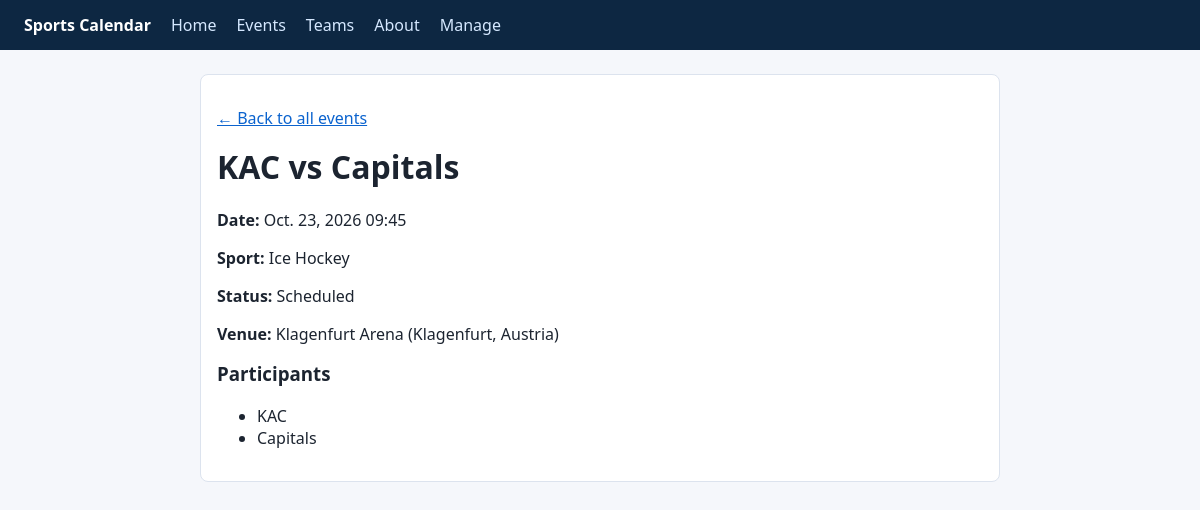
The app's page /events/2/ with its own data.
### events/models.py (models this page shows, shortened)
class Event(models.Model):
    class Status(models.TextChoices):
        SCHEDULED = "scheduled", "Scheduled"
        POSTPONED = "postponed", "Postponed"
        CANCELLED = "cancelled", "Cancelled"
        FINISHED = "finished", "Finished"
    title = models.CharField(max_length=200)
    start_datetime = models.DateTimeField()
    status = models.CharField(
        max_length=20,
        choices=Status.choices,
        default=Status.SCHEDULED,
    )
    description = models.TextField(blank=True)
    round_label = models.CharField(max_length=100, blank=True)
    _sport = models.ForeignKey(
        Sport,
        on_delete=models.PROTECT,
        related_name="events",
    )
    _venue = models.ForeignKey(
        Venue,
        on_delete=models.SET_NULL,
        null=True,
        blank=True,
        related_name="events",
    )
    class Meta:
        ordering = ["start_datetime", "title"]

class Sport(models.Model):
    name = models.CharField(max_length=100, unique=True)
    slug = models.SlugField(max_length=120, unique=True, blank=True)
    class Meta:
        ordering = ["name"]

class Competitor(models.Model):
    class CompetitorType(models.TextChoices):
        TEAM = "team", "Team"
        ATHLETE = "athlete", "Athlete"
    name = models.CharField(max_length=150)
    short_name = models.CharField(max_length=50, blank=True)
    competitor_type = models.CharField(
        max_length=20,
        choices=CompetitorType.choices,
        default=CompetitorType.TEAM,
    )
    _sport = models.ForeignKey(
        Sport,
        on_delete=models.PROTECT,
        related_name="competitors",
    )
    class Meta:
        ordering = ["name"]
        constraints = [
            models.UniqueConstraint(
                fields=["name", "_sport"],
                name="unique_competitor_per_sport",
            )
        ]

### events/views.py (the view)
# urls.py: path("events/<int:event_id>/", views.event_detail_page, name="event-detail-page"),
@require_http_methods(["GET"])
def event_detail_page(request, event_id):
    event = get_object_or_404(_events_queryset(), pk=event_id)
    return render(request, "events/detail.html", {"event": _event_to_template_data(event)})

### events/views.py (called while the page is built)
def _events_queryset():
    return (
        Event.objects.select_related("_sport", "_venue")
        .prefetch_related(
            Prefetch(
                "event_participants",
                queryset=EventParticipant.objects.select_related("_competitor").order_by(
                    "display_order", "id"
                ),
            )
        )
        .order_by("start_datetime", "title")
    )

def _event_to_template_data(event):
    participants = [
        participant._competitor.name for participant in event.event_participants.all()
    ]
    return {
        "id": event.id,
        "title": event.title,
        "start_datetime": event.start_datetime,
        "status": event.get_status_display(),
        "sport_name": event._sport.name,
        "venue": (
            f"{event._venue.name} ({event._venue.city}, {event._venue.country})"
            if event._venue
            else None
        ),
        "description": event.description,
        "round_label": event.round_label,
        "participants": participants,
    }

### events/templates/events/detail.html (shortened to what this page needs)
{% extends 'base.html' %}
{% block body %}
    <div class="detail-wrap">
        <div class="card">
            <p><a href="{% url 'events-page' %}">&larr; Back to all events</a></p>
            <h1>{{ event.title }}</h1>
            <p><strong>Date:</strong> {{ event.start_datetime|date:"N j, Y H:i" }}</p>
            <p><strong>Sport:</strong> {{ event.sport_name }}</p>
            <p><strong>Status:</strong> {{ event.status }}</p>
            {% if event.venue %}
                <p><strong>Venue:</strong> {{ event.venue }}</p>
            {% endif %}
            <h3>Participants</h3>
            <ul>
                {% for participant in event.participants %}
                    <li>{{ participant }}</li>
                {% empty %}
                    <li>No participants assigned</li>
                {% endfor %}
            </ul>
        </div>
    </div>
{% endblock %}

### events/static/events/styles.css (style rules this page uses)
body { font-family: "Segoe UI", Tahoma, sans-serif; margin: 0; background: #f5f7fb; color: #1c2430; }
a { color: #0b63ce; }
.card { background: #fff; border: 1px solid #dce3ee; border-radius: 8px; padding: 16px; }
h1, h2, h3 { margin-top: 0; }
.detail-wrap { max-width: 800px; margin: 24px auto; padding: 0 16px; }

### records on screen
Event: title "KAC vs Capitals", start_datetime "Oct. 23, 2026 09:45", status "Scheduled"
Sport: sport_name "Ice Hockey"
Competitor: participants "KAC"
Competitor: participants "Capitals"

### other values on screen
{{ event.venue }} "Klagenfurt Arena (Klagenfurt, Austria)"
